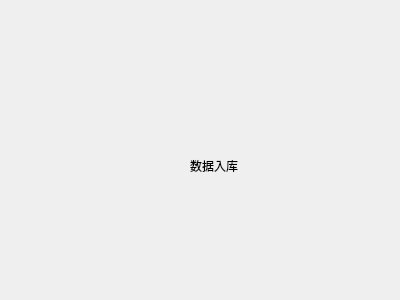
<?xml version="1.0" encoding="UTF-8"?>
<ui version="4.0">
 <class>Form2</class>
 <widget class="QWidget" name="Form2">
  <property name="geometry">
   <rect>
    <x>0</x>
    <y>0</y>
    <width>400</width>
    <height>300</height>
   </rect>
  </property>
  <property name="windowTitle">
   <string>数据入库</string>
  </property>
  <widget class="QLabel" name="label">
   <property name="geometry">
    <rect>
     <x>190</x>
     <y>140</y>
     <width>151</width>
     <height>51</height>
    </rect>
   </property>
   <property name="text">
    <string>数据入库</string>
   </property>
  </widget>
 </widget>
 <resources/>
 <connections/>
</ui>
